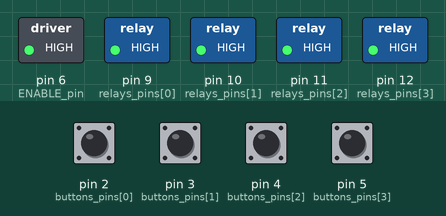
This sketch was run on a simulated Arduino Uno, built with avr-gcc and run on an emulated ATmega328P. Shown: switched loads named in the sketch (green lamp = pin HIGH). The inputs (shaded band) are chosen by the test bench; at power-on: pin 2 (buttons_pins[0]), pin 3 (buttons_pins[1]), pin 4 (buttons_pins[2]), pin 5 (buttons_pins[3]) HIGH. What the sketch prints to the serial monitor is not drawn.

Above: at 1.2 s.
1.3 s: pin 2 (buttons_pins[0]) pulled LOW for 1 s
At 3.3 s:
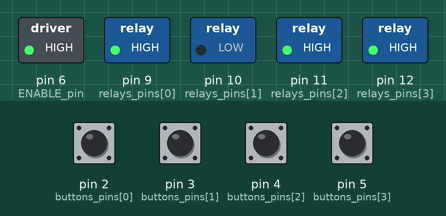
5.0 s: pin 3 (buttons_pins[1]) pulled LOW for 0.15 s
At 6.3 s:
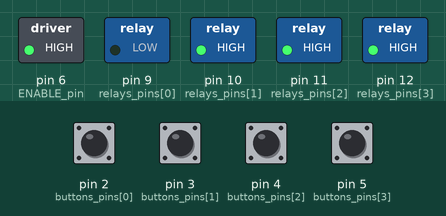
8.0 s: pin 4 (buttons_pins[2]) pulled LOW for 0.15 s
At 9.1 s:
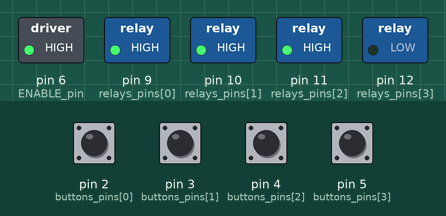
11.0 s: pin 5 (buttons_pins[3]) pulled LOW for 0.15 s
At 12.3 s:
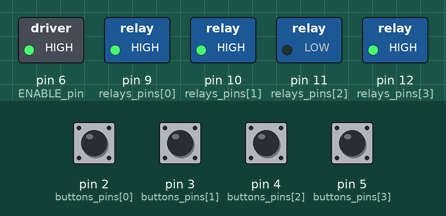
14.0 s: pin 2 (buttons_pins[0]) driven LOW and pin 4 (buttons_pins[2]) driven LOW
At 16.2 s:
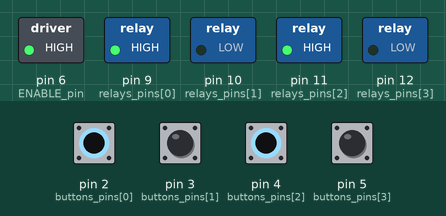
16.5 s: pin 3 (buttons_pins[1]) pulled LOW for 1 s
At 18.3 s:
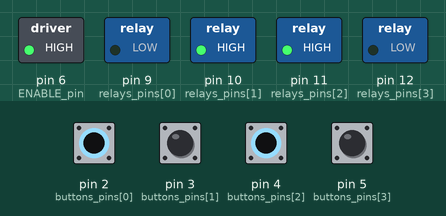
Timing chart, 0 to 20.5 s (numbered marks = the images above; inputs shaded):
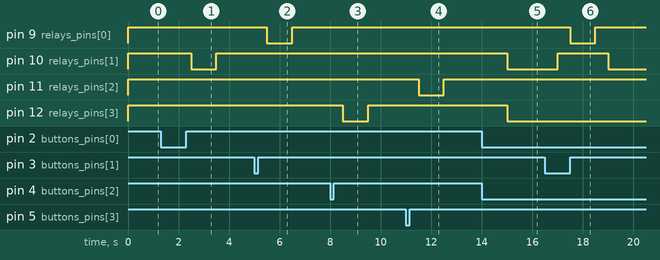

The sketch:

Project_GreenHouseIoT_Relays_v2.ino
```cpp
/* Project Green House IoT - A Internet das Coisas
   data: 2017/18 @ Colégio Atlântico, Portugal
   Hardware version: 003
*/

#include <Wire.h>
#define HW 1
#define SW 3
#define app_name "Project GreenHouse IoT - Relay Control & i2c Slave"

#define I2Caddress 8   // Endereço deste Slave
//#define DEBUG_PRINT  // comentado desliga os "prints" de debug
#define ENABLE_pin 6   // Ativa a Board de Relés OU usar Pullup resistors
#define DELAY 1000     // Pausa entre Loops

#define OFF 1   // Lógica da Board de Relés
#define ON 0    // Trucar 1 e 0 dependendo da board

#define AUTO 0  // Estado Automático
#define OPEN 1  // ESTADO Abrir
#define CLOSE 2 // ESTADO Fechar

unsigned int relays_pins[4]   = {9, 10, 11, 12}; // Ligação aos Relés
unsigned int buttons_pins[4]  = {2,  3,  4,  5}; // Ligação aos Interruptores
unsigned int buttons_value[4] = {OFF, OFF, OFF, OFF};    // Estado dos Interruptores
unsigned int relays_value[4]  = {OFF, OFF, OFF, OFF};

unsigned int STATUS_Current[2] = {AUTO, AUTO}; // Estado actual dos dois Relés
unsigned int STATUS_Previus[2] = {AUTO, AUTO}; // Estado dos Relés no Loop anterior
unsigned int INTERNO[2] = {AUTO, AUTO};          // Estado dos pedidos pelos botões
volatile unsigned int EXTERNO[2] = {AUTO, AUTO}; // Estado dos pedidos por I2C


void setup() {

  // Configura as Saída para os Relés e desliga-os (dependente da "lógica" da board)
  for (int i = 0; i < 4; i++) {
    pinMode(relays_pins[i], INPUT_PULLUP);
    pinMode(relays_pins[i], OUTPUT);
    digitalWrite(relays_pins[i], OFF);
  }


  // Configura as Entradas dos Switchs (Botões). Todos em PULLUP com 10K ohms
  for (int i = 0; i < 4; i++) {
    pinMode(buttons_pins[i], INPUT_PULLUP);
  }

  #ifdef ENABLE_pin
    // Importante: Ativar a board de relés, só depois de inicializados os relays
    pinMode(ENABLE_pin, OUTPUT);
    digitalWrite(ENABLE_pin, HIGH);
  #endif

  #ifdef I2Caddress
    // Inicializa a ligação por I2C
    Wire.begin(I2Caddress);
    Wire.onReceive(receiveCallback);
    Wire.onRequest(requestCallback);
  #endif

  //#ifdef DEBUG_PRINT
    Serial.begin(9600);
    Serial.println(app_name);
  //#endif

}


void loop() {

  // Faz leitura dos valores que estão nos Swiths
  for (int i = 0; i < 4; i++) {
    buttons_value[i] = digitalRead(buttons_pins[i]);
  }

  // Decisão em função do valores dos botões (LOCAL)
  for (int i = 0; i < 2; i++) {
    if ((buttons_value[2 * i] == OFF) and (buttons_value[2 * i + 1] == OFF)) {
      INTERNO[i] = AUTO;
    }
    if ((buttons_value[2 * i] == ON ) and (buttons_value[2 * i + 1] == OFF)) {
      INTERNO[i] = OPEN;
    }
    if ((buttons_value[2 * i] == OFF) and (buttons_value[2 * i + 1] == ON )) {
      INTERNO[i] = CLOSE;
    }
    if ((buttons_value[2 * i] == ON ) and (buttons_value[2 * i + 1] == ON )) {
      INTERNO[i] = CLOSE; // Nunca podem estar o dois ON
    }
  }

  // Se os valores LOCAL forem AUTO, então aceita os valores EXTERNOS
  for (int i = 0; i < 2; i++) {
    if (INTERNO[i] == AUTO) {
      STATUS_Current[i] = EXTERNO[i];
    }
    else {
      STATUS_Current[i] = INTERNO[i];
    }
  }

  // Desligar os "dois" Relés quando é necessário mudar de direção. Problema apenas se os motores forem AC.
  for (int i = 0; i < 2; i++) {
    if (STATUS_Current[i] != STATUS_Previus[i]) {
      digitalWrite(relays_pins[2 * i], OFF); digitalWrite(relays_pins[2 * i + 1], OFF);
      #ifdef DEBUG_PRINT
        Serial.println("Mudança de Estado");
      #endif
      delay(DELAY / 2); // Pausa necessária para a alavanca do Relé conseguir desarmar. Senão, dá-se curto-circuito.
    }
  }

  // Preparar saída
  for (int i = 0; i < 2; i++) {
    if (STATUS_Current[i] == OPEN ) {
      relays_value[2 * i] = OFF;
      relays_value[2 * i + 1] = ON;
    }
    if (STATUS_Current[i] == CLOSE) {
      relays_value[2 * i] = ON;
      relays_value[2 * i + 1] = OFF;
    }
    if (STATUS_Current[i] == AUTO ) {
      relays_value[2 * i] = OFF;
      relays_value[2 * i + 1] = OFF;
    }
  }

  // Escreve os valores nos Relays
  for (int i = 0; i < 4; i++) { digitalWrite(relays_pins[i], relays_value[i]); }

  #ifdef DEBUG_PRINT
    Serial.print(" B: ");
    for (int i = 0; i < 4; i++) {
      Serial.print(buttons_value[i]);
    }
    Serial.print(" R: ");
    for (int i = 0; i < 4; i++) {
      Serial.print(relays_value[i]);
    }
    Serial.print(" INT: ");
    for (int i = 0; i < 2; i++) {
      Serial.print(INTERNO[i]);
    }
    Serial.print(" EXT: ");
    for (int i = 0; i < 2; i++) {
      Serial.print(EXTERNO[i]);
    }
    Serial.print(" Status: ");
    for (int i = 0; i < 2; i++) {
      Serial.print(STATUS_Current[i]);
    }
    Serial.print(" Previus: ");
    for (int i = 0; i < 2; i++) {
      Serial.print(STATUS_Previus[i]);
    }
    Serial.println();
  #endif

  // Memorizar estado anterior, para ser usado na detecção de mudanças de direção.
  for (int i = 0; i < 2; i++) {
    STATUS_Previus[i] = STATUS_Current[i];
  }
  delay(DELAY);
}

// I2C Callback para tratar os dados recebidos do mestre (master).
void receiveCallback(int bytes) {
  //Se tiver dados recebidos
  if (Wire.available() != 0) {
    String data_in = "";  //Dado recebido do mestre
    for (int i = 0; i < bytes; i++) {
      data_in += (char)Wire.read();
    }

    #ifdef DEBUG_PRINT
        Serial.print("Recebido: ");
        Serial.println(data_in);
    #endif

    if (data_in == "O*")      { EXTERNO[0] = OPEN ; EXTERNO[1] = OPEN;  }
    else if (data_in == "C*") { EXTERNO[0] = CLOSE; EXTERNO[1] = CLOSE; }
    else if (data_in == "L*") { EXTERNO[0] = AUTO ; EXTERNO[1] = AUTO;  }
    else if (data_in == "O1") { EXTERNO[0] = OPEN ; }
    else if (data_in == "C1") { EXTERNO[0] = CLOSE; }
    else if (data_in == "L1") { EXTERNO[0] = AUTO ; }
    else if (data_in == "O2") { EXTERNO[1] = OPEN ; }
    else if (data_in == "C2") { EXTERNO[1] = CLOSE; }
    else if (data_in == "L2") { EXTERNO[1] = AUTO ; }
  }
}

// I2C Callback para tratar os pedidos de dados recebidos do mestre (master).
void requestCallback(int bytes) {
  //Devolve para o mestre os valores dos relays e switchs
  for (int i = 0; i < 2; i++) { Wire.write(INTERNO[i]); }
  for (int i = 0; i < 2; i++) { Wire.write(EXTERNO[i]); }
  for (int i = 0; i < 2; i++) { Wire.write(STATUS_Current[i]); }
}
```

Measured:
- after the input at 1.3 s, pin 10 (relays_pins[1]): HIGH → LOW after 1.2 s, → HIGH 1.0 s later
- after the input at 5.0 s, pin 9 (relays_pins[0]): HIGH → LOW after 0.50 s, → HIGH 1.0 s later
- after the input at 8.0 s, pin 12 (relays_pins[3]): HIGH → LOW after 0.50 s, → HIGH 1.0 s later
- after the input at 11.0 s, pin 11 (relays_pins[2]): HIGH → LOW after 0.50 s, → HIGH 1.0 s later
- after the input at 14.0 s, pin 10 (relays_pins[1]), pin 12 (relays_pins[3]): HIGH → LOW after 1.0 s
- after the input at 16.5 s, pin 9 (relays_pins[0]): HIGH → LOW after 1.0 s, → HIGH 1.0 s later; pin 10 (relays_pins[1]): LOW → HIGH after 0.50 s, → LOW 2.0 s later
